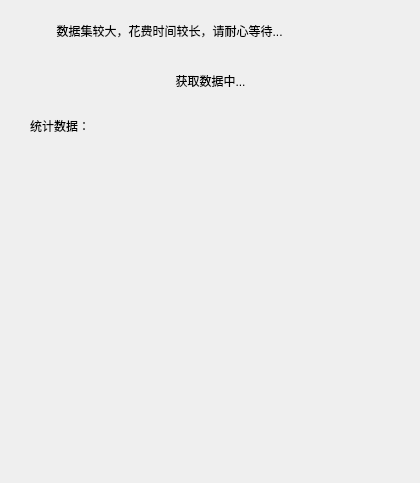
<?xml version="1.0" encoding="UTF-8"?>
<ui version="4.0">
 <class>Form</class>
 <widget class="QWidget" name="Form">
  <property name="geometry">
   <rect>
    <x>0</x>
    <y>0</y>
    <width>420</width>
    <height>483</height>
   </rect>
  </property>
  <property name="windowTitle">
   <string>验证全部数据</string>
  </property>
  <widget class="QLabel" name="tip_label_1">
   <property name="geometry">
    <rect>
     <x>50</x>
     <y>10</y>
     <width>351</width>
     <height>41</height>
    </rect>
   </property>
   <property name="text">
    <string>  数据集较大，花费时间较长，请耐心等待...</string>
   </property>
   <property name="textFormat">
    <enum>Qt::AutoText</enum>
   </property>
   <property name="scaledContents">
    <bool>false</bool>
   </property>
   <property name="wordWrap">
    <bool>true</bool>
   </property>
  </widget>
  <widget class="QLabel" name="cnt_label">
   <property name="geometry">
    <rect>
     <x>0</x>
     <y>60</y>
     <width>421</width>
     <height>41</height>
    </rect>
   </property>
   <property name="text">
    <string>获取数据中...</string>
   </property>
   <property name="textFormat">
    <enum>Qt::AutoText</enum>
   </property>
   <property name="scaledContents">
    <bool>false</bool>
   </property>
   <property name="alignment">
    <set>Qt::AlignCenter</set>
   </property>
   <property name="wordWrap">
    <bool>true</bool>
   </property>
  </widget>
  <widget class="QLabel" name="count_label">
   <property name="geometry">
    <rect>
     <x>30</x>
     <y>150</y>
     <width>371</width>
     <height>311</height>
    </rect>
   </property>
   <property name="text">
    <string/>
   </property>
   <property name="textFormat">
    <enum>Qt::AutoText</enum>
   </property>
   <property name="scaledContents">
    <bool>false</bool>
   </property>
   <property name="alignment">
    <set>Qt::AlignHCenter|Qt::AlignTop</set>
   </property>
   <property name="wordWrap">
    <bool>true</bool>
   </property>
  </widget>
  <widget class="QLabel" name="tip_label_2">
   <property name="geometry">
    <rect>
     <x>30</x>
     <y>110</y>
     <width>231</width>
     <height>31</height>
    </rect>
   </property>
   <property name="text">
    <string>统计数据：</string>
   </property>
   <property name="textFormat">
    <enum>Qt::AutoText</enum>
   </property>
   <property name="scaledContents">
    <bool>false</bool>
   </property>
   <property name="alignment">
    <set>Qt::AlignLeading|Qt::AlignLeft|Qt::AlignVCenter</set>
   </property>
   <property name="wordWrap">
    <bool>true</bool>
   </property>
  </widget>
 </widget>
 <resources/>
 <connections/>
</ui>
